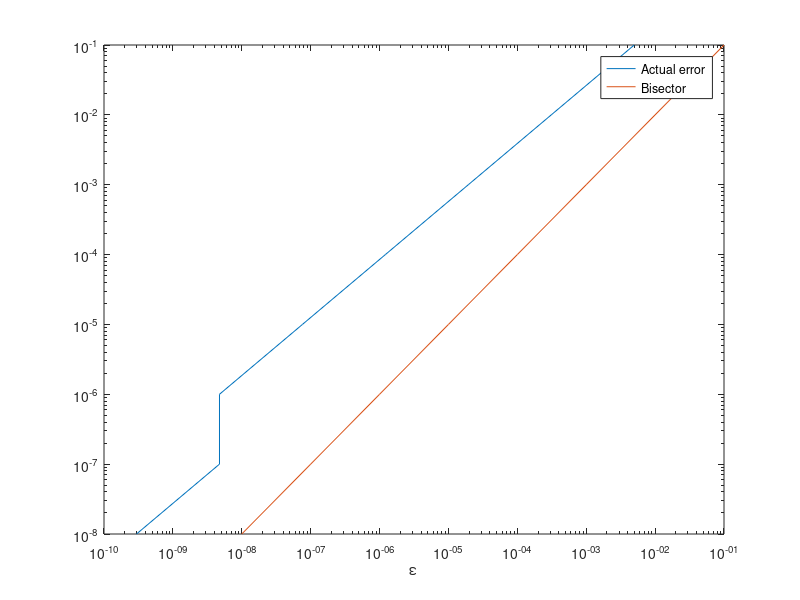

The MATLAB source for this figure:
epsilon = load('f_epsilon.txt');
error = load('f_error.txt');
integral = load('f_integral.txt');
figure;
grid on;
title('Dependence of the actual error on the specified accuracy(epsilon)');
loglog(error, epsilon);
hold on;
loglog(epsilon,epsilon);
xlabel('\epsilon');
legend('Actual error','Bisector');